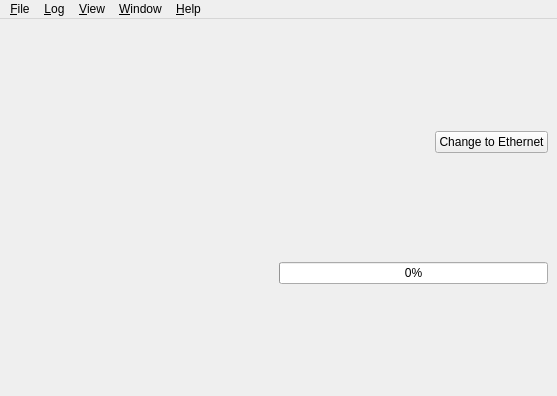
<?xml version="1.0" encoding="UTF-8"?>
<ui version="4.0">
 <class>Urg_viewer_window_form</class>
 <widget class="QMainWindow" name="Urg_viewer_window_form">
  <property name="geometry">
   <rect>
    <x>0</x>
    <y>0</y>
    <width>557</width>
    <height>396</height>
   </rect>
  </property>
  <property name="acceptDrops">
   <bool>true</bool>
  </property>
  <property name="windowTitle">
   <string>Urg Viewer</string>
  </property>
  <property name="windowIcon">
   <iconset resource="Urg_viewer.qrc">
    <normaloff>:/icons/application_icon</normaloff>:/icons/application_icon</iconset>
  </property>
  <widget class="QWidget" name="centralwidget">
   <layout class="QVBoxLayout" name="verticalLayout">
    <item>
     <layout class="QHBoxLayout" name="horizontalLayout_2">
      <property name="spacing">
       <number>0</number>
      </property>
      <item>
       <layout class="QHBoxLayout" name="connection_layout_">
        <property name="spacing">
         <number>0</number>
        </property>
       </layout>
      </item>
      <item>
       <spacer name="horizontalSpacer">
        <property name="orientation">
         <enum>Qt::Horizontal</enum>
        </property>
        <property name="sizeHint" stdset="0">
         <size>
          <width>40</width>
          <height>1</height>
         </size>
        </property>
       </spacer>
      </item>
      <item>
       <widget class="QPushButton" name="change_button_">
        <property name="text">
         <string>Change to Ethernet</string>
        </property>
       </widget>
      </item>
     </layout>
    </item>
    <item>
     <layout class="QHBoxLayout" name="main_layout_">
      <property name="spacing">
       <number>2</number>
      </property>
     </layout>
    </item>
    <item>
     <layout class="QHBoxLayout" name="horizontalLayout">
      <item>
       <layout class="QHBoxLayout" name="under_layout_"/>
      </item>
      <item>
       <spacer name="under_spacer_">
        <property name="orientation">
         <enum>Qt::Horizontal</enum>
        </property>
        <property name="sizeHint" stdset="0">
         <size>
          <width>40</width>
          <height>20</height>
         </size>
        </property>
       </spacer>
      </item>
      <item>
       <widget class="QProgressBar" name="csv_progress_bar_">
        <property name="value">
         <number>0</number>
        </property>
       </widget>
      </item>
     </layout>
    </item>
   </layout>
  </widget>
  <widget class="QMenuBar" name="menubar">
   <property name="geometry">
    <rect>
     <x>0</x>
     <y>0</y>
     <width>557</width>
     <height>19</height>
    </rect>
   </property>
   <widget class="QMenu" name="menu_File">
    <property name="title">
     <string>&amp;File</string>
    </property>
    <addaction name="action_save_as_csv_"/>
    <addaction name="separator"/>
    <addaction name="action_quit_"/>
   </widget>
   <widget class="QMenu" name="menu_Help">
    <property name="title">
     <string>&amp;Help</string>
    </property>
    <addaction name="action_about_"/>
   </widget>
   <widget class="QMenu" name="menu_View">
    <property name="title">
     <string>&amp;View</string>
    </property>
    <addaction name="action_zoom_in_"/>
    <addaction name="action_zoom_out_"/>
   </widget>
   <widget class="QMenu" name="menu_Log">
    <property name="title">
     <string>&amp;Log</string>
    </property>
    <addaction name="action_record_"/>
    <addaction name="separator"/>
    <addaction name="action_open_"/>
    <addaction name="action_play_"/>
    <addaction name="action_pause_"/>
    <addaction name="action_stop_"/>
    <addaction name="action_scan_forward_1_"/>
    <addaction name="action_scan_back_1_"/>
    <addaction name="action_scan_forward_10_"/>
    <addaction name="action_scan_back_10_"/>
    <addaction name="action_play_faster_"/>
    <addaction name="action_play_slower_"/>
   </widget>
   <widget class="QMenu" name="menu_Window">
    <property name="title">
     <string>&amp;Window</string>
    </property>
    <addaction name="action_data_value_window_"/>
    <addaction name="action_scan_setting_window_"/>
   </widget>
   <addaction name="menu_File"/>
   <addaction name="menu_Log"/>
   <addaction name="menu_View"/>
   <addaction name="menu_Window"/>
   <addaction name="menu_Help"/>
  </widget>
  <action name="action_quit_">
   <property name="text">
    <string>&amp;Quit</string>
   </property>
   <property name="shortcut">
    <string>Ctrl+Q</string>
   </property>
  </action>
  <action name="action_about_">
   <property name="text">
    <string>&amp;About</string>
   </property>
  </action>
  <action name="action_zoom_out_">
   <property name="icon">
    <iconset resource="Urg_viewer.qrc">
     <normaloff>:/icons/zoom_out_icon</normaloff>:/icons/zoom_out_icon</iconset>
   </property>
   <property name="text">
    <string>Zoom &amp;Out</string>
   </property>
   <property name="shortcut">
    <string>-</string>
   </property>
  </action>
  <action name="action_zoom_in_">
   <property name="icon">
    <iconset resource="Urg_viewer.qrc">
     <normaloff>:/icons/zoom_in_icon</normaloff>:/icons/zoom_in_icon</iconset>
   </property>
   <property name="text">
    <string>Zoom &amp;In</string>
   </property>
   <property name="shortcut">
    <string>+</string>
   </property>
  </action>
  <action name="action_open_">
   <property name="text">
    <string>&amp;Open log file</string>
   </property>
  </action>
  <action name="action_play_">
   <property name="icon">
    <iconset resource="Urg_viewer.qrc">
     <normaloff>:/icons/play_icon</normaloff>:/icons/play_icon</iconset>
   </property>
   <property name="text">
    <string>Pla&amp;y</string>
   </property>
  </action>
  <action name="action_pause_">
   <property name="icon">
    <iconset resource="Urg_viewer.qrc">
     <normaloff>:/icons/pause_icon</normaloff>:/icons/pause_icon</iconset>
   </property>
   <property name="text">
    <string>&amp;Pause</string>
   </property>
  </action>
  <action name="action_stop_">
   <property name="icon">
    <iconset resource="Urg_viewer.qrc">
     <normaloff>:/icons/stop_icon</normaloff>:/icons/stop_icon</iconset>
   </property>
   <property name="text">
    <string>&amp;Stop</string>
   </property>
  </action>
  <action name="action_scan_forward_10_">
   <property name="text">
    <string>scan +10</string>
   </property>
   <property name="shortcut">
    <string>Up</string>
   </property>
  </action>
  <action name="action_scan_back_10_">
   <property name="text">
    <string>scan -10</string>
   </property>
   <property name="shortcut">
    <string>Down</string>
   </property>
  </action>
  <action name="action_scan_forward_1_">
   <property name="text">
    <string>next scan</string>
   </property>
   <property name="shortcut">
    <string>Right</string>
   </property>
  </action>
  <action name="action_minute_forward_1_">
   <property name="text">
    <string>minute +1</string>
   </property>
   <property name="shortcut">
    <string>PgUp</string>
   </property>
  </action>
  <action name="action_minute_back_1_">
   <property name="text">
    <string>minute -1</string>
   </property>
   <property name="shortcut">
    <string>PgDown</string>
   </property>
  </action>
  <action name="action_scan_back_1_">
   <property name="text">
    <string>previous scan</string>
   </property>
   <property name="shortcut">
    <string>Left</string>
   </property>
  </action>
  <action name="action_save_as_csv_">
   <property name="text">
    <string>&amp;Save as csv data</string>
   </property>
   <property name="shortcut">
    <string>Ctrl+S</string>
   </property>
  </action>
  <action name="action_record_">
   <property name="icon">
    <iconset resource="Urg_viewer.qrc">
     <normaloff>:/icons/record_icon</normaloff>:/icons/record_icon</iconset>
   </property>
   <property name="text">
    <string>&amp;Record</string>
   </property>
   <property name="shortcut">
    <string>Ctrl+Return</string>
   </property>
  </action>
  <action name="action_play_faster_">
   <property name="text">
    <string>play faster</string>
   </property>
   <property name="shortcut">
    <string>*</string>
   </property>
  </action>
  <action name="action_play_slower_">
   <property name="text">
    <string>play slower</string>
   </property>
   <property name="shortcut">
    <string>/</string>
   </property>
  </action>
  <action name="action_data_value_window_">
   <property name="checkable">
    <bool>true</bool>
   </property>
   <property name="checked">
    <bool>true</bool>
   </property>
   <property name="text">
    <string>&amp;Data value window</string>
   </property>
  </action>
  <action name="action_scan_setting_window_">
   <property name="checkable">
    <bool>true</bool>
   </property>
   <property name="text">
    <string>&amp;Scan setting window</string>
   </property>
  </action>
 </widget>
 <tabstops>
  <tabstop>change_button_</tabstop>
 </tabstops>
 <resources>
  <include location="Urg_viewer.qrc"/>
 </resources>
 <connections/>
</ui>
